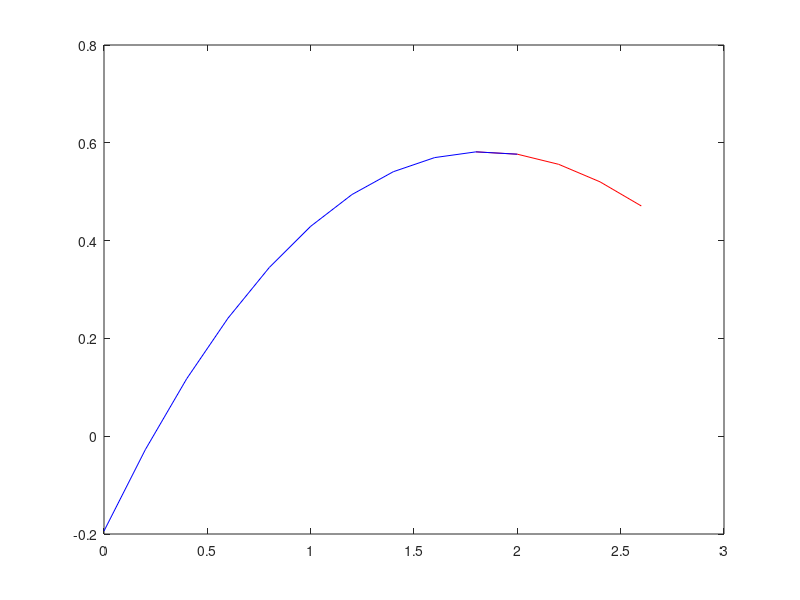

Reproduce this figure in MATLAB.
x = [1.8 2 2.2 2.4 2.6]'
y = [0.5815 0.5767 0.556 0.5202 0.4708]'
p = polyfit(x,y,3);
x1 = linspace(0,2,0.1);
f1 = polyval(p,x1);
plot(x1,f1)
hold on
%for spline:
xx = 0:0.2:2;
yy = spline(x,y,xx);
plot(x,y, 'r-', xx,yy, 'b-');
